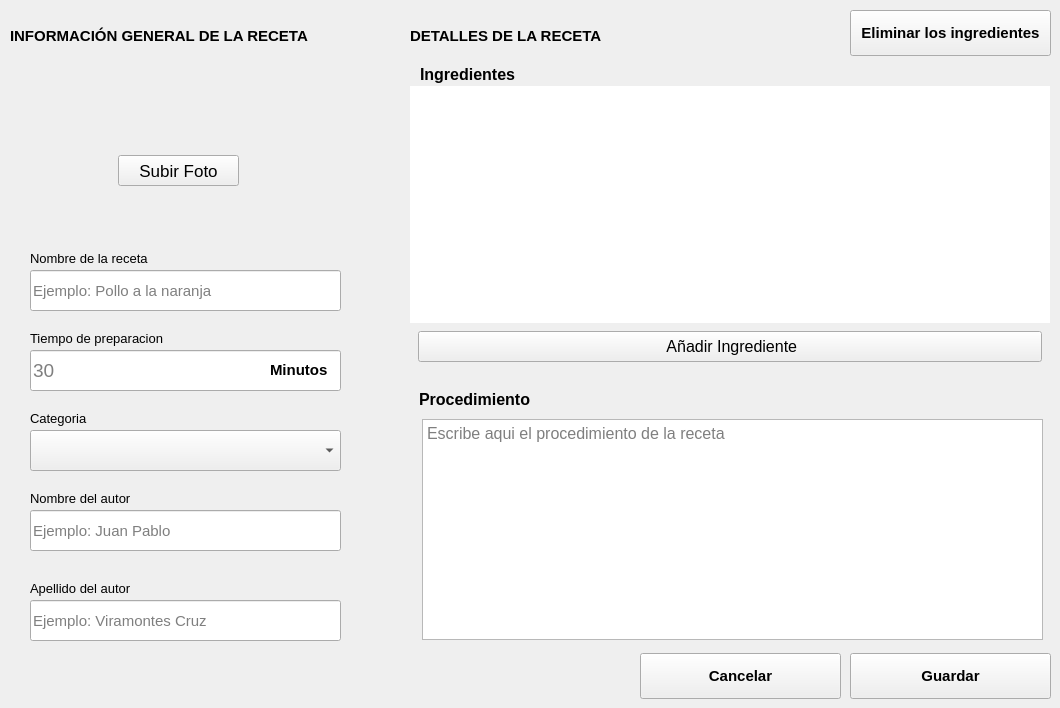
    <widget class="QWidget" name="addRecipe">
     <widget class="QWidget" name="generalInformationContainer" native="true">
      <property name="geometry">
       <rect>
        <x>10</x>
        <y>60</y>
        <width>351</width>
        <height>611</height>
       </rect>
      </property>
      <widget class="QWidget" name="uploadPhoto" native="true">
       <property name="geometry">
        <rect>
         <x>18</x>
         <y>25</y>
         <width>311</width>
         <height>151</height>
        </rect>
       </property>
       <widget class="QLabel" name="uploadPhotoImage">
        <property name="geometry">
         <rect>
          <x>0</x>
          <y>0</y>
          <width>311</width>
          <height>151</height>
         </rect>
        </property>
        <property name="font">
         <font>
          <pointsize>11</pointsize>
         </font>
        </property>
        <property name="text">
         <string/>
        </property>
       </widget>
       <widget class="QLabel" name="photoIcon">
        <property name="geometry">
         <rect>
          <x>130</x>
          <y>22</y>
          <width>50</width>
          <height>44</height>
         </rect>
        </property>
        <property name="font">
         <font>
          <pointsize>12</pointsize>
         </font>
        </property>
        <property name="text">
         <string/>
        </property>
        <property name="pixmap">
         <pixmap resource="Recursos.qrc">:/Icons/gallery.png</pixmap>
        </property>
        <property name="scaledContents">
         <bool>true</bool>
        </property>
       </widget>
       <widget class="QPushButton" name="uploadPhotoButton">
        <property name="geometry">
         <rect>
          <x>90</x>
          <y>70</y>
          <width>121</width>
          <height>31</height>
         </rect>
        </property>
        <property name="font">
         <font>
          <family>Arial</family>
          <pointsize>13</pointsize>
         </font>
        </property>
        <property name="text">
         <string>Subir Foto</string>
        </property>
       </widget>
      </widget>
      <widget class="QWidget" name="name" native="true">
       <property name="geometry">
        <rect>
         <x>20</x>
         <y>190</y>
         <width>311</width>
         <height>71</height>
        </rect>
       </property>
       <widget class="QLabel" name="nameLabel">
        <property name="geometry">
         <rect>
          <x>0</x>
          <y>0</y>
          <width>121</width>
          <height>16</height>
         </rect>
        </property>
        <property name="font">
         <font>
          <family>Arial</family>
          <pointsize>10</pointsize>
          <italic>false</italic>
          <bold>false</bold>
          <underline>false</underline>
          <strikeout>false</strikeout>
         </font>
        </property>
        <property name="text">
         <string>Nombre de la receta</string>
        </property>
       </widget>
       <widget class="QLineEdit" name="lineEditName">
        <property name="geometry">
         <rect>
          <x>0</x>
          <y>20</y>
          <width>311</width>
          <height>41</height>
         </rect>
        </property>
        <property name="font">
         <font>
          <family>Arial</family>
          <pointsize>11</pointsize>
         </font>
        </property>
        <property name="placeholderText">
         <string>Ejemplo: Pollo a la naranja</string>
        </property>
       </widget>
      </widget>
      <widget class="QWidget" name="duration" native="true">
       <property name="geometry">
        <rect>
         <x>20</x>
         <y>270</y>
         <width>311</width>
         <height>71</height>
        </rect>
       </property>
       <widget class="QLabel" name="durationLabel">
        <property name="geometry">
         <rect>
          <x>0</x>
          <y>0</y>
          <width>141</width>
          <height>16</height>
         </rect>
        </property>
        <property name="font">
         <font>
          <family>Arial</family>
          <pointsize>10</pointsize>
          <italic>false</italic>
          <bold>false</bold>
          <underline>false</underline>
          <strikeout>false</strikeout>
         </font>
        </property>
        <property name="text">
         <string>Tiempo de preparacion</string>
        </property>
       </widget>
       <widget class="QLineEdit" name="lineEditDuration">
        <property name="geometry">
         <rect>
          <x>0</x>
          <y>20</y>
          <width>311</width>
          <height>41</height>
         </rect>
        </property>
        <property name="font">
         <font>
          <pointsize>14</pointsize>
         </font>
        </property>
        <property name="maxLength">
         <number>8</number>
        </property>
        <property name="placeholderText">
         <string>30</string>
        </property>
       </widget>
       <widget class="QLabel" name="labelMinutes">
        <property name="geometry">
         <rect>
          <x>240</x>
          <y>30</y>
          <width>61</width>
          <height>20</height>
         </rect>
        </property>
        <property name="font">
         <font>
          <family>Arial</family>
          <pointsize>11</pointsize>
          <bold>true</bold>
         </font>
        </property>
        <property name="text">
         <string>Minutos</string>
        </property>
       </widget>
      </widget>
      <widget class="QWidget" name="autorFirstName" native="true">
       <property name="geometry">
        <rect>
         <x>20</x>
         <y>430</y>
         <width>311</width>
         <height>71</height>
        </rect>
       </property>
       <widget class="QLabel" name="autorFirstNameLabel">
        <property name="geometry">
         <rect>
          <x>0</x>
          <y>0</y>
          <width>131</width>
          <height>16</height>
         </rect>
        </property>
        <property name="font">
         <font>
          <family>Arial</family>
          <pointsize>10</pointsize>
          <italic>false</italic>
          <bold>false</bold>
          <underline>false</underline>
          <strikeout>false</strikeout>
         </font>
        </property>
        <property name="text">
         <string>Nombre del autor</string>
        </property>
       </widget>
       <widget class="QLineEdit" name="lineEditAutorFirstName">
        <property name="geometry">
         <rect>
          <x>0</x>
          <y>20</y>
          <width>311</width>
          <height>41</height>
         </rect>
        </property>
        <property name="font">
         <font>
          <family>Arial</family>
          <pointsize>11</pointsize>
         </font>
        </property>
        <property name="placeholderText">
         <string>Ejemplo: Juan Pablo</string>
        </property>
        <property name="clearButtonEnabled">
         <bool>false</bool>
        </property>
       </widget>
      </widget>
      <widget class="QWidget" name="autorLastName" native="true">
       <property name="geometry">
        <rect>
         <x>20</x>
         <y>520</y>
         <width>311</width>
         <height>71</height>
        </rect>
       </property>
       <widget class="QLabel" name="autorLastNameLabel">
        <property name="geometry">
         <rect>
          <x>0</x>
          <y>0</y>
          <width>131</width>
          <height>16</height>
         </rect>
        </property>
        <property name="font">
         <font>
          <family>Arial</family>
          <pointsize>10</pointsize>
          <italic>false</italic>
          <bold>false</bold>
          <underline>false</underline>
          <strikeout>false</strikeout>
         </font>
        </property>
        <property name="text">
         <string>Apellido del autor</string>
        </property>
       </widget>
       <widget class="QLineEdit" name="lineEditAutorLastName">
        <property name="geometry">
         <rect>
          <x>0</x>
          <y>20</y>
          <width>311</width>
          <height>41</height>
         </rect>
        </property>
        <property name="font">
         <font>
          <family>Arial</family>
          <pointsize>11</pointsize>
         </font>
        </property>
        <property name="placeholderText">
         <string>Ejemplo: Viramontes Cruz</string>
        </property>
        <property name="clearButtonEnabled">
         <bool>false</bool>
        </property>
       </widget>
      </widget>
      <widget class="QWidget" name="category" native="true">
       <property name="geometry">
        <rect>
         <x>20</x>
         <y>350</y>
         <width>311</width>
         <height>71</height>
        </rect>
       </property>
       <widget class="QLabel" name="categoryLabel">
        <property name="geometry">
         <rect>
          <x>0</x>
          <y>0</y>
          <width>121</width>
          <height>16</height>
         </rect>
        </property>
        <property name="font">
         <font>
          <family>Arial</family>
          <pointsize>10</pointsize>
          <italic>false</italic>
          <bold>false</bold>
          <underline>false</underline>
          <strikeout>false</strikeout>
         </font>
        </property>
        <property name="text">
         <string>Categoria</string>
        </property>
       </widget>
       <widget class="QComboBox" name="comboBoxCategory">
        <property name="geometry">
         <rect>
          <x>0</x>
          <y>20</y>
          <width>311</width>
          <height>41</height>
         </rect>
        </property>
        <property name="font">
         <font>
          <family>Arial</family>
          <pointsize>11</pointsize>
          <bold>false</bold>
         </font>
        </property>
        <property name="cursor">
         <cursorShape>PointingHandCursor</cursorShape>
        </property>
        <property name="iconSize">
         <size>
          <width>26</width>
          <height>26</height>
         </size>
        </property>
        <property name="placeholderText">
         <string>Selecciona</string>
        </property>
        <item>
         <property name="text">
          <string>Desayuno</string>
         </property>
        </item>
        <item>
         <property name="text">
          <string>Comida</string>
         </property>
        </item>
        <item>
         <property name="text">
          <string>Cena</string>
         </property>
        </item>
        <item>
         <property name="text">
          <string>Navideño</string>
         </property>
        </item>
       </widget>
      </widget>
     </widget>
     <widget class="QLabel" name="generalInformationLabel">
      <property name="geometry">
       <rect>
        <x>10</x>
        <y>20</y>
        <width>341</width>
        <height>31</height>
       </rect>
      </property>
      <property name="font">
       <font>
        <family>Arial</family>
        <pointsize>11</pointsize>
        <bold>true</bold>
       </font>
      </property>
      <property name="text">
       <string>INFORMACIÓN GENERAL DE LA RECETA</string>
      </property>
     </widget>
     <widget class="QWidget" name="ingredientsContainer" native="true">
      <property name="geometry">
       <rect>
        <x>410</x>
        <y>60</y>
        <width>641</width>
        <height>311</height>
       </rect>
      </property>
      <widget class="QLabel" name="ingredientsContainerLabel">
       <property name="geometry">
        <rect>
         <x>10</x>
         <y>4</y>
         <width>101</width>
         <height>21</height>
        </rect>
       </property>
       <property name="font">
        <font>
         <family>Arial</family>
         <pointsize>12</pointsize>
         <bold>true</bold>
        </font>
       </property>
       <property name="text">
        <string>Ingredientes</string>
       </property>
      </widget>
      <widget class="QScrollArea" name="ingredientsArea">
       <property name="geometry">
        <rect>
         <x>-1</x>
         <y>26</y>
         <width>641</width>
         <height>237</height>
        </rect>
       </property>
       <property name="styleSheet">
        <string notr="true">background-color: rgb(255, 255, 255);
border:none;</string>
       </property>
       <property name="widgetResizable">
        <bool>true</bool>
       </property>
       <widget class="QWidget" name="scrollAreaWidgetContents_2">
        <property name="geometry">
         <rect>
          <x>0</x>
          <y>0</y>
          <width>641</width>
          <height>237</height>
         </rect>
        </property>
       </widget>
      </widget>
      <widget class="QPushButton" name="addIngredientButton">
       <property name="geometry">
        <rect>
         <x>8</x>
         <y>271</y>
         <width>624</width>
         <height>31</height>
        </rect>
       </property>
       <property name="font">
        <font>
         <family>Arial</family>
         <pointsize>12</pointsize>
        </font>
       </property>
       <property name="text">
        <string> Añadir Ingrediente</string>
       </property>
       <property name="icon">
        <iconset resource="Recursos.qrc">
         <normaloff>:/Icons/add (1).png</normaloff>:/Icons/add (1).png</iconset>
       </property>
       <property name="iconSize">
        <size>
         <width>20</width>
         <height>20</height>
        </size>
       </property>
      </widget>
     </widget>
     <widget class="QLabel" name="detailsInformationLabel">
      <property name="geometry">
       <rect>
        <x>410</x>
        <y>20</y>
        <width>341</width>
        <height>31</height>
       </rect>
      </property>
      <property name="font">
       <font>
        <family>Arial</family>
        <pointsize>11</pointsize>
        <bold>true</bold>
       </font>
      </property>
      <property name="text">
       <string>DETALLES DE LA RECETA</string>
      </property>
     </widget>
     <widget class="QWidget" name="instructionsContainer" native="true">
      <property name="geometry">
       <rect>
        <x>409</x>
        <y>379</y>
        <width>641</width>
        <height>271</height>
       </rect>
      </property>
      <widget class="QLabel" name="instructionsContainerLabel">
       <property name="geometry">
        <rect>
         <x>10</x>
         <y>10</y>
         <width>111</width>
         <height>21</height>
        </rect>
       </property>
       <property name="font">
        <font>
         <family>Arial</family>
         <pointsize>12</pointsize>
         <bold>true</bold>
        </font>
       </property>
       <property name="text">
        <string>Procedimiento</string>
       </property>
      </widget>
      <widget class="QTextEdit" name="instructionsText">
       <property name="geometry">
        <rect>
         <x>13</x>
         <y>40</y>
         <width>621</width>
         <height>221</height>
        </rect>
       </property>
       <property name="font">
        <font>
         <family>Arial</family>
         <pointsize>12</pointsize>
        </font>
       </property>
       <property name="placeholderText">
        <string>Escribe aqui el procedimiento de la receta</string>
       </property>
      </widget>
     </widget>
     <widget class="QPushButton" name="deleteAllIngredientsButton">
      <property name="geometry">
       <rect>
        <x>850</x>
        <y>10</y>
        <width>201</width>
        <height>46</height>
       </rect>
      </property>
      <property name="font">
       <font>
        <family>Arial</family>
        <pointsize>11</pointsize>
        <bold>true</bold>
       </font>
      </property>
      <property name="text">
       <string>Eliminar los ingredientes</string>
      </property>
      <property name="icon">
       <iconset resource="Recursos.qrc">
        <normaloff>:/Icons/delete3.png</normaloff>:/Icons/delete3.png</iconset>
      </property>
      <property name="iconSize">
       <size>
        <width>20</width>
        <height>20</height>
       </size>
      </property>
     </widget>
     <widget class="QPushButton" name="confirmButton">
      <property name="geometry">
       <rect>
        <x>850</x>
        <y>653</y>
        <width>201</width>
        <height>46</height>
       </rect>
      </property>
      <property name="font">
       <font>
        <family>Arial</family>
        <pointsize>11</pointsize>
        <bold>true</bold>
       </font>
      </property>
      <property name="text">
       <string>Guardar</string>
      </property>
      <property name="icon">
       <iconset resource="Recursos.qrc">
        <normaloff>:/Icons/cofirmation2.png</normaloff>:/Icons/cofirmation2.png</iconset>
      </property>
      <property name="iconSize">
       <size>
        <width>20</width>
        <height>20</height>
       </size>
      </property>
     </widget>
     <widget class="QPushButton" name="cancelButton">
      <property name="geometry">
       <rect>
        <x>640</x>
        <y>653</y>
        <width>201</width>
        <height>46</height>
       </rect>
      </property>
      <property name="font">
       <font>
        <family>Arial</family>
        <pointsize>11</pointsize>
        <bold>true</bold>
       </font>
      </property>
      <property name="text">
       <string>Cancelar</string>
      </property>
      <property name="icon">
       <iconset resource="Recursos.qrc">
        <normaloff>:/Icons/cancel2.png</normaloff>:/Icons/cancel2.png</iconset>
      </property>
      <property name="iconSize">
       <size>
        <width>20</width>
        <height>20</height>
       </size>
      </property>
     </widget>
    </widget>
